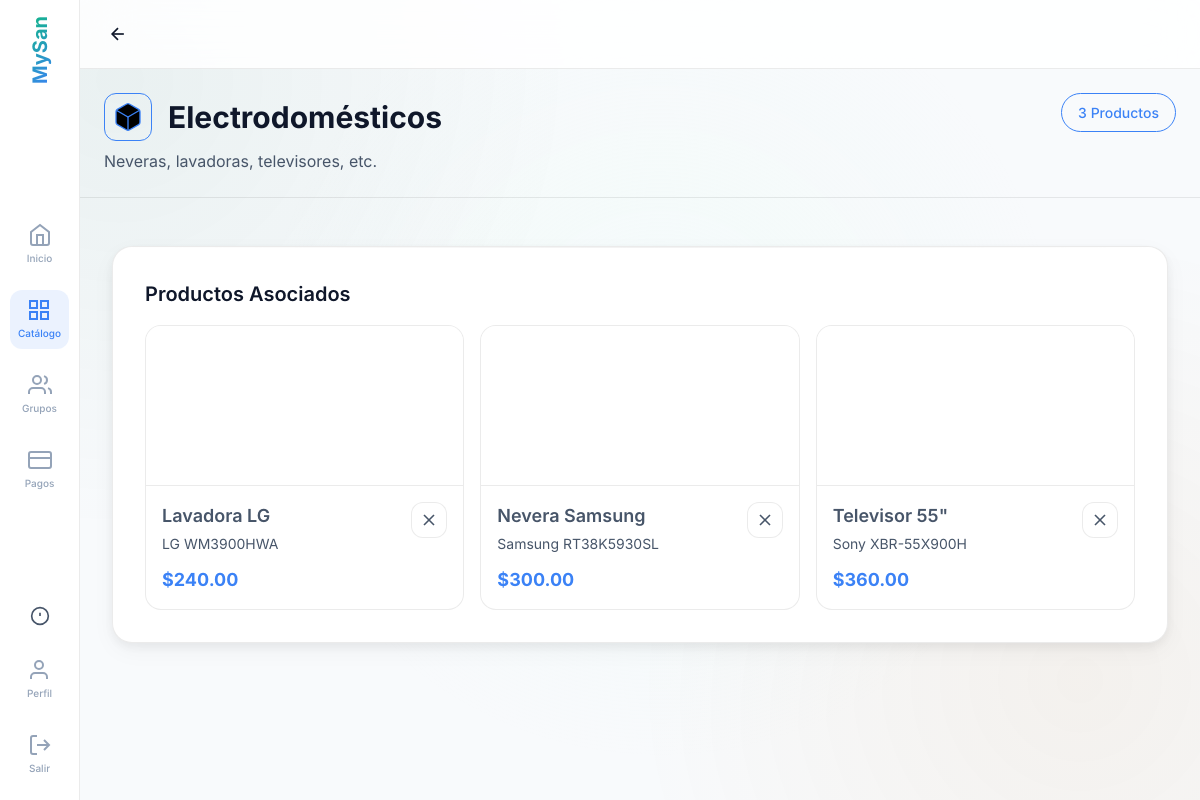
The app's page /modules/categorias_admin/detalle.php?id=1 (signed in) with its own data.
### tables this page shows
CREATE TABLE `categorias` (
  `id` int NOT NULL AUTO_INCREMENT,
  `nombre` varchar(50) NOT NULL,
  `descripcion` text,
  `color` varchar(20) DEFAULT NULL,
  PRIMARY KEY (`id`)
);

CREATE TABLE `productos` (
  `id` int NOT NULL AUTO_INCREMENT,
  `categoria_id` int NOT NULL,
  `nombre` varchar(100) NOT NULL,
  `marca` varchar(50) DEFAULT NULL,
  `modelo` varchar(50) DEFAULT NULL,
  `descripcion` text,
  `valor_total` decimal(10,2) NOT NULL,
  `imagen` varchar(255) DEFAULT NULL,
  `activo` tinyint DEFAULT '1',
  `created_at` timestamp NULL DEFAULT CURRENT_TIMESTAMP,
  PRIMARY KEY (`id`),
  KEY `categoria_id` (`categoria_id`),
  CONSTRAINT `productos_ibfk_1` FOREIGN KEY (`categoria_id`) REFERENCES `categorias` (`id`) ON DELETE CASCADE
);

### modules/categorias_admin/detalle.php (the view, shortened to what this page needs)
<?php
require_once '../../config/database.php';
$id = $_GET['id'] ?? null;
$stmt = $pdo->prepare("SELECT * FROM categorias WHERE id = ?");
$stmt->execute([$id]);
$categoria = $stmt->fetch();
$stmtProd = $pdo->prepare("SELECT * FROM productos WHERE categoria_id = ? AND activo = 1 ORDER BY nombre ASC");
$stmtProd->execute([$id]);
$productos = $stmtProd->fetchAll();
?>
<!DOCTYPE html>
<html lang="es">
<head>
    <link rel="stylesheet" href="../../assets/fonts/inter.css">
    <link rel="stylesheet" href="../../assets/css/reset.css">
    <link rel="stylesheet" href="../../assets/css/variables.css">
    <link rel="stylesheet" href="../../assets/css/bento-grid.css">
    <link rel="stylesheet" href="../../assets/css/main.css">
</head>
<body>
    <div class="main-content">
        <?php
        include '../../includes/header.php';
        ?>
        <div class="page-header" style="padding: var(--space-6); margin-bottom: var(--space-4); border-bottom: 1px solid var(--glass-border);">
            <div style="display: flex; justify-content: space-between; align-items: flex-start;">
                <div>
                    <h1 class="page-title" style="font-size: var(--font-size-3xl);">
                        <div class="category-icon" style="width:48px;height:48px;border-radius:var(--radius-md);display:flex;align-items:center;justify-content:center;color:var(--color-<?php echo htmlspecialchars($categoria['color']); ?>);background:var(--color-<?php echo htmlspecialchars($categoria['color']); ?>-tint); border: 1px solid var(--color-<?php echo htmlspecialchars($categoria['color']); ?>);">
                            <svg class="icon-lg" style="stroke: currentColor;"><use href="#icon-package"></use></svg>
                        </div>
                        <?php echo htmlspecialchars($categoria['nombre']); ?>
                    </h1>
                    <p style="color: var(--color-text-secondary); margin-top: var(--space-2);">
                        <?php echo htmlspecialchars($categoria['descripcion']); ?>
                    </p>
                </div>
                <span class="badge" style="background: var(--color-<?php echo htmlspecialchars($categoria['color']); ?>-tint); color: var(--color-<?php echo htmlspecialchars($categoria['color']); ?>); padding: var(--space-2) var(--space-4); font-size: var(--font-size-sm); border-radius: var(--radius-full); border: 1px solid var(--color-<?php echo htmlspecialchars($categoria['color']); ?>);">
                    <?php echo count($productos); ?> Productos
                </span>
            </div>
        </div>
        <div class="bento-container">
            <div class="bento-12">
                <div class="bento-box">
                    <div class="bento-header">
                        <div class="bento-title">Productos Asociados</div>
                    </div>
                    <div class="bento-content">
                        <?php if (empty($productos)): ?>
                            <p style="text-align: center; color: var(--color-text-tertiary); padding: var(--space-8) 0;">
                                No hay productos en esta categoría.
                            </p>
                        <?php else: ?>
                            <div style="display: grid; grid-template-columns: repeat(auto-fill, minmax(280px, 1fr)); gap: var(--space-4);">
                                <?php foreach ($productos as $p): ?>
                                    <div class="product-card" id="prod-<?php echo $p['id']; ?>" style="flex-direction: column; align-items: stretch; padding: 0; overflow: hidden;">
                                        <?php if (!empty($p['imagen'])): ?>
                                            <div style="height: 160px; background: var(--color-background); border-bottom: 1px solid var(--glass-border);">
                                                <img src="../../<?php echo htmlspecialchars(ltrim($p['imagen'], '/')); ?>" alt="" style="width: 100%; height: 100%; object-fit: cover;">
                                            </div>
                                        <?php else: ?>
                                            <div style="height: 160px; background: var(--glass-background); border-bottom: 1px solid var(--glass-border); display: flex; align-items: center; justify-content: center; color: var(--color-text-tertiary);">
                                                <svg class="icon" style="width: 48px; height: 48px; opacity: 0.3;"><use href="#icon-image"></use></svg>
                                            </div>
                                        <?php endif; ?>
                                        <div style="padding: var(--space-4); display: flex; justify-content: space-between; align-items: flex-start; gap: var(--space-3);">
                                            <div class="product-info" style="flex: 1;">
                                                <span class="product-name"><?php echo htmlspecialchars($p['nombre']); ?></span>
                                                <span class="product-meta"><?php echo htmlspecialchars($p['marca'] . ' ' . $p['modelo']); ?></span>
                                                <span style="display: block; font-weight: 700; color: var(--color-<?php echo htmlspecialchars($categoria['color']); ?>); margin-top: var(--space-2); font-size: var(--font-size-lg);">$<?php echo number_format($p['valor_total'], 2); ?></span>
                                            </div>
                                            <button class="btn-action-danger" onclick="detachProduct(<?php echo $p['id']; ?>)" title="Desvincular de la categoría">
                                                <svg class="icon"><use href="#icon-x"></use></svg>
                                            </button>
                                        </div>
                                    </div>
                                <?php endforeach; ?>
                            </div>
                        <?php endif; ?>
                    </div>
                </div>
            </div>
        </div>
    </div>
</body>
</html>

### assets/css/variables.css (style rules this page uses)
:root { --color-primary: #3b82f6; --color-primary-mid: #2563eb; --color-primary-light: #60a5fa; --color-primary-dim: #1d4ed8; --color-primary-glow: rgba(59, 130, 246, 0.25); --color-primary-tint: rgba(59, 130, 246, 0.1); --color-secondary: #10b981; --color-secondary-mid: #059669; --color-secondary-light: #34d399; --color-secondary-dim: #047857; --color-secondary-glow: rgba(16, 185, 129, 0.25); --color-secondary-tint: rgba(16, 185, 129, 0.1); --color-accent: #fcd34d; --color-accent-dim: #d97706; --color-accent-glow: rgba(252, 211, 77, 0.15); --color-accent-light: #fde68a; --color-accent-tint: rgba(252, 211, 77, 0.05); --color-electro: var(--color-primary); --color-electro-dim: var(--color-primary-dim); --color-electro-glow: var(--color-primary-glow); --color-electro-tint: var(--color-primary-tint); --color-telefonia: var(--color-secondary); --color-telefonia-dim: var(--color-secondary-dim); --color-telefonia-glow: var(--color-secondary-glow); --color-moto: var(--color-accent-dim); --color-moto-dim: #b45309; --color-moto-glow: var(--color-accent-glow); --color-turnos: #6366f1; --color-turnos-dim: #4f46e5; --color-turnos-glow: rgba(99, 102, 241, 0.18); --color-turnos-tint: rgba(99, 102, 241, 0.05); --color-comprobantes: #0ea5e9; --color-comprobantes-dim: #0284c7; --color-comprobantes-glow: rgba(14, 165, 233, 0.18); --color-violeta: var(--color-primary); --color-violeta-dim: var(--color-primary-dim); --color-violeta-glow: var(--color-primary-glow); --color-menta: var(--color-secondary); --color-menta-dim: var(--color-secondary-dim); --color-menta-glow: var(--color-secondary-glow); --color-salmon: var(--color-accent); --color-salmon-dim: var(--color-accent-dim); --color-salmon-glow: var(--color-accent-glow); --color-background: #F8FAFC; --color-surface: #FFFFFF; --color-surface-elevated: #FFFFFF; --color-surface-hover: #F1F5F9; --color-surface-section: #E2E8F0; --glass-background: rgba(255, 255, 255, 0.85); --glass-border: rgba(0, 0, 0, 0.08); --glass-blur: blur(24px); --color-text-primary: #0F172A; --color-text-secondary: #475569; --color-text-tertiary: #94A3B8; --color-text-inverse: #FFFFFF; --color-success: #10B981; --color-warning: #F59E0B; --color-error: #EF4444; --color-info: #3B82F6; --font-family: 'Inter', -apple-system, BlinkMacSystemFont, 'SF Pro Display', sans-serif; --font-sans: var(--font-family); --font-size-xs: 0.75rem; --font-size-sm: 0.875rem; --font-size-base: 1rem; --font-size-md: 1rem; --font-size-lg: 1.125rem; --font-size-xl: 1.25rem; --font-size-2xl: 1.5rem; --font-size-3xl: 1.875rem; --font-size-4xl: 2.25rem; --font-weight-regular: 400; --font-weight-medium: 500; --font-weight-semibold: 600; --font-weight-bold: 700; --space-1: 0.25rem; --space-2: 0.5rem; --space-3: 0.75rem; --space-4: 1rem; --space-5: 1.25rem; --space-6: 1.5rem; --space-8: 2rem; --space-10: 2.5rem; --space-12: 3rem; --space-16: 4rem; --space-20: 5rem; --radius-sm: 8px; --radius-md: 12px; --radius-lg: 16px; --radius-xl: 24px; --radius-bento: 20px; --radius-full: 9999px; --shadow-sm: 0 1px 3px rgba(0,0,0,.04), 0 2px 6px rgba(0,0,0,.02); --shadow-md: 0 4px 12px rgba(0,0,0,.06), 0 8px 24px rgba(0,0,0,.04); --shadow-lg: 0 8px 24px rgba(0,0,0,.08), 0 20px 48px rgba(0,0,0,.06); --shadow-glow-primary: 0 0 24px var(--color-primary-glow); --shadow-glow-secondary: 0 0 24px var(--color-secondary-glow); --shadow-glow-accent: 0 0 24px var(--color-accent-glow); --shadow-glow-violeta: var(--shadow-glow-primary); --shadow-glow-menta: var(--shadow-glow-secondary); --shadow-glow-salmon: var(--shadow-glow-accent); --transition-fast: 150ms cubic-bezier(0.4, 0, 0.2, 1); --transition-base: 250ms cubic-bezier(0.4, 0, 0.2, 1); --transition-slow: 400ms cubic-bezier(0.4, 0, 0.2, 1); --z-base: 1; --z-dropdown: 100; --z-modal: 200; --z-toast: 300; }

### records on screen
categorias: nombre "Electrodomésticos", descripcion "Neveras, lavadoras, televisores, etc."
productos: nombre "Lavadora LG", marca+modelo "LG WM3900HWA", valor_total "240.00"
productos: nombre "Nevera Samsung", marca+modelo "Samsung RT38K5930SL", valor_total "300.00"
productos: nombre "Televisor 55\"", marca+modelo "Sony XBR-55X900H", valor_total "360.00"

### other values on screen
count($productos) "3"
